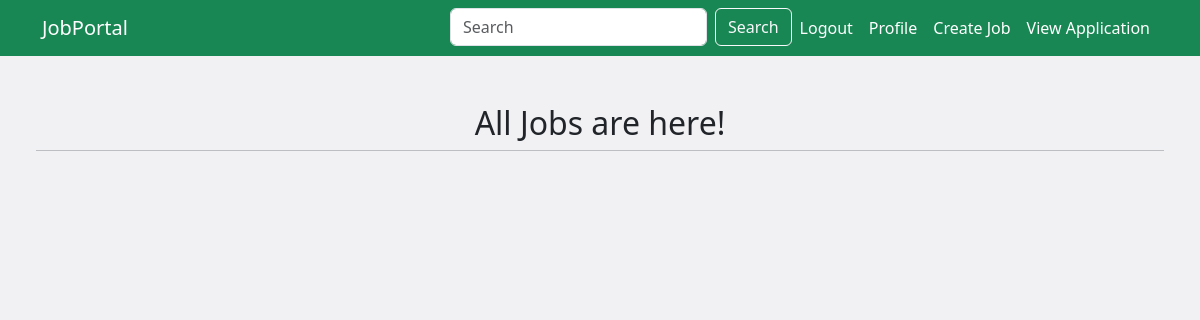
Page / (signed in) on the earlier database version.
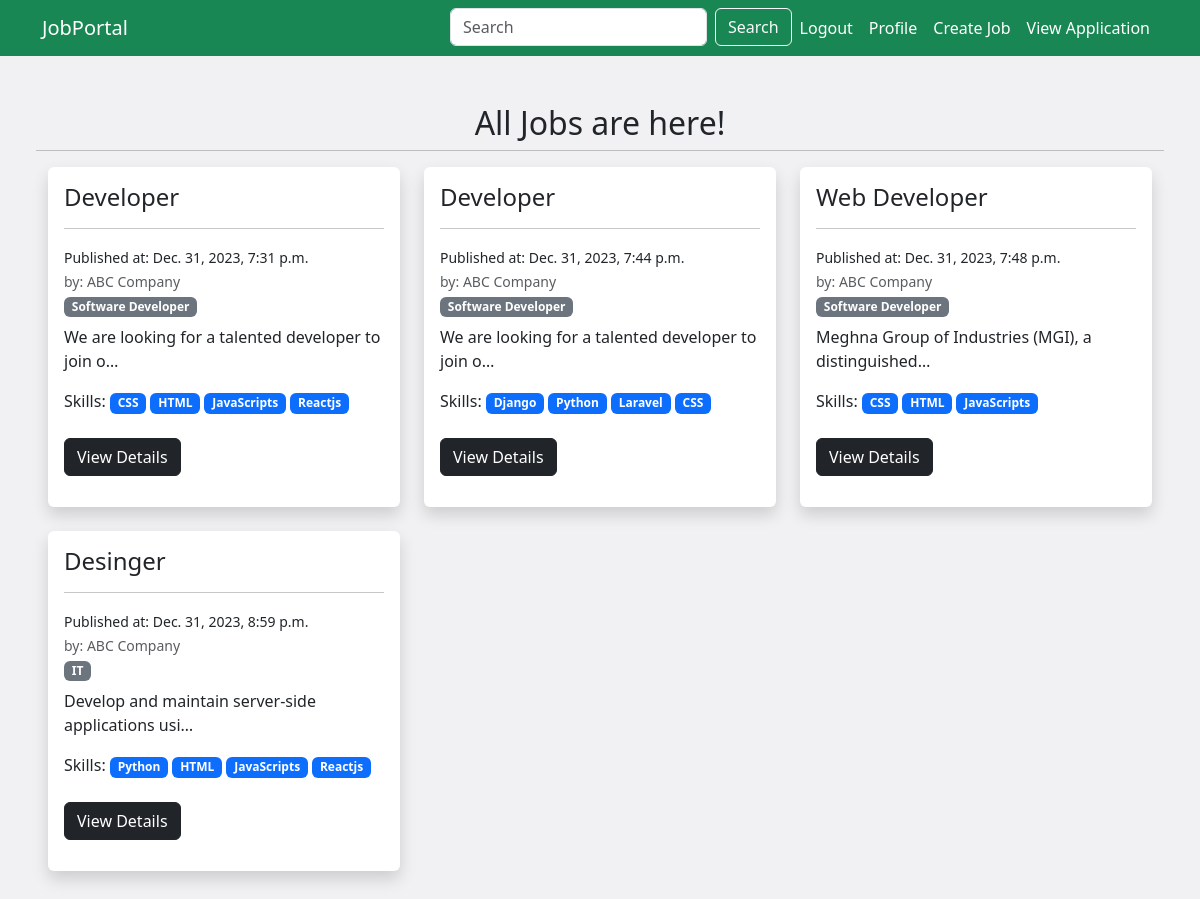
Same page on the later database version.
### app/models.py (models this page shows, shortened)
class JobPost(models.Model):
    recruiter = models.ForeignKey(CustomUser, on_delete=models.CASCADE)
    title = models.CharField(max_length=255)
    openings = models.PositiveIntegerField()
    category = models.ForeignKey(Category, on_delete=models.CASCADE)
    description = models.TextField()
    skill_set = models.ManyToManyField(Skills)
    posted_at = models.DateTimeField(auto_now_add=True)
    updated_at = models.DateTimeField(auto_now=True)

class CustomUser(AbstractUser):
    user_type = models.CharField(max_length=100)
    first_name = models.CharField(max_length=100)
    last_name = models.CharField(max_length=100)

class Recruiter_Profile(models.Model):
    user_profile = models.OneToOneField(CustomUser,on_delete=models.CASCADE)
    company_name = models.CharField(max_length = 100)
    address = models.TextField()
    profile_image = models.ImageField(upload_to="img", null=True, blank=True)

class Category(models.Model):
    title = models.CharField(max_length=100, unique=True)
    def __str__(self):
        return self.title

class Skills(models.Model):
    title = models.CharField(max_length=100, unique=True)

### app/views.py (the view)
# urls.py: path('', views.job_list, name="job_list"),
@login_required(login_url='login')
def job_list(request):
    job = JobPost.objects.all()
    return render(request,"joblist.html",{'job':job})

### app/templates/joblist.html
{% extends "base.html" %}
{% block content %}
<div class="row p-5">
    <h2 class="text-center">All Jobs are here!</h2>
    <hr>
    {% for job in job %}
        <div class="col-lg-4 mb-4">
            <div class="card border-0 shadow" style="height: 340px;">
                <div class="card-body">
                    <h4 class="card-title">{{ job.title }}</h4>
                    <hr>
                    <small>Published at: {{job.posted_at}}</small><br>
                    <small class='text-muted'>by: {{job.recruiter.recruiter_profile.company_name}}</small>
                    <br>
                    <span class="badge bg-secondary">{{job.category}}</span>
                    <p class="card-text mt-2">{{ job.description |truncatechars:50 }}</p>
                    <div class="skills-badges">Skills:
                    {% for skill in job.skill_set.all %}
                    <p class="badge bg-primary">{{ skill.title }}</p>
                    {% endfor %}
                    </div>
                    <a href="{% url 'job_details' id=job.id %}" class="btn btn-dark mt-2">View Details</a>
                </div>
            </div>
        </div>
    {% endfor %}
</div>
{% endblock content %}

Differences in the rows shown:
added JobPost: title "Developer", posted_at "Dec. 31, 2023, 7:31 p.m.", recruiter.recruiter_profile.company_name "ABC Company", category "Software Developer", description "We are looking for a talented developer to join o…"
now on this page (row unchanged): Skills: title "CSS"
now on this page (row unchanged): Skills: title "HTML"
now on this page (row unchanged): Skills: title "JavaScripts"
now on this page (row unchanged): Skills: title "Reactjs"
added JobPost: title "Developer", posted_at "Dec. 31, 2023, 7:44 p.m.", recruiter.recruiter_profile.company_name "ABC Company", category "Software Developer", description "We are looking for a talented developer to join o…"
now on this page (row unchanged): Skills: title "Django", shown under "Developer"
now on this page (row unchanged): Skills: title "Python"
now on this page (row unchanged): Skills: title "Laravel", shown under "Developer"
added JobPost: title "Web Developer", posted_at "Dec. 31, 2023, 7:48 p.m.", recruiter.recruiter_profile.company_name "ABC Company", category "Software Developer", description "Meghna Group of Industries (MGI), a distinguished…"
added JobPost: title "Desinger", posted_at "Dec. 31, 2023, 8:59 p.m.", recruiter.recruiter_profile.company_name "ABC Company", category "IT", description "Develop and maintain server-side applications usi…"
